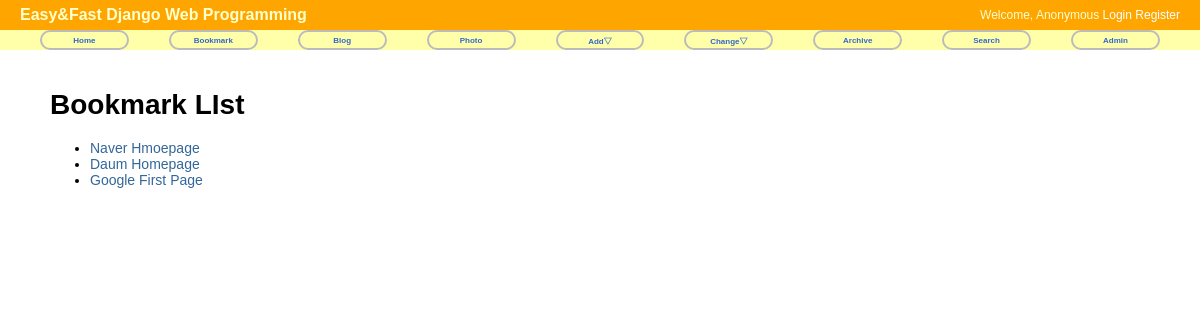
Screenshot of /bookmark/ with the database file from the repository.
### bookmark/models.py (models this page shows)
class Bookmark(models.Model):
    title = models.CharField(max_length=100, blank=True, null=True)
    url = models.URLField('url', unique=True)
    def __str__(self):
        return self.title

### bookmark/views.py (the view)
# urls.py: path('', views.BookmarkLV.as_view(), name='index'),
class BookmarkLV(ListView):
    model = Bookmark

### bookmark/templates/bookmark/bookmark_list.html (shortened to what this page needs)
{% extends "base.html" %}
{% block content %}
<div id="content">
    <h1>Bookmark LIst</h1>
    <ul>
        {% for bookmark in object_list %}
            <li><a href="{% url 'bookmark:detail' bookmark.id %}">{{ bookmark }}</a></li>
        {% endfor %}
    </ul>
</div>
{% endblock %}

### static/css/base.css (style rules this page uses)
body { font-family: "Lucida Grande", Verdana, Arial, sans-serif; font-size: 14px; }
div#content { position: absolute; top: 70px; left: 50px; right: 50px; }
a:link, a:visited { color: #369; text-decoration: none; }

### rows the page displays
Bookmark: title "Naver Hmoepage"
Bookmark: title "Daum Homepage"
Bookmark: title "Google First Page"
